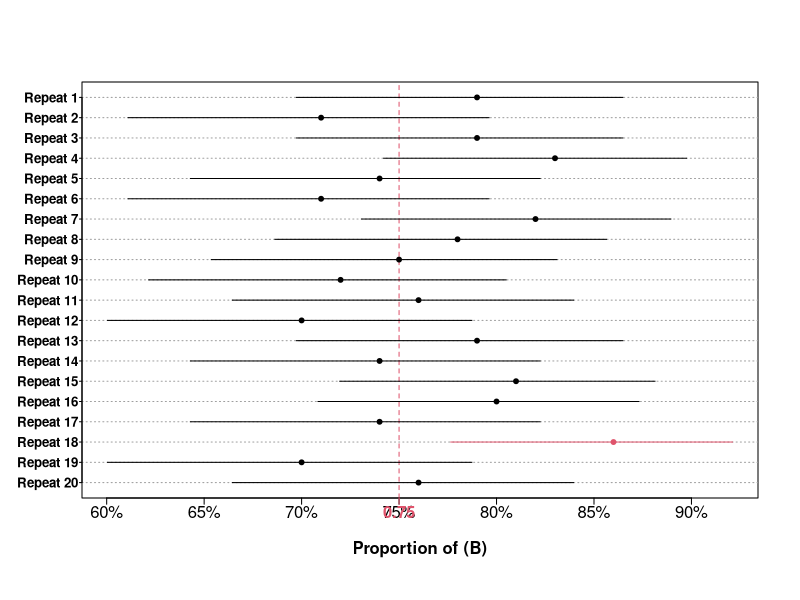

R code for this plot:
CI.bi = function(n, p, n.sim, ylabel = FALSE){
  
  fun = function(){
    x = rbinom(1, n, p)
   pe = x/n
   CI = binom.test(x, n, p)[[4]]
   c(CI[1], CI[2], pe)
  }
  
    sim = t(replicate(n.sim, fun()))
capture = sim[ ,1] <= p & p <= sim[ ,2]
  
  original.par = par(no.readonly = TRUE) ; on.exit(par(original.par))
  par(mgp = c(2, .2, 0), tck = -.015)
  plot(sim[, 1:2], rep(1:n.sim, 2), ty = "n", ylab = NA, yaxt = "n", xaxt = "n", xlab = "Proportion of (B)", font.lab = 2)
  
  abline(h = 1:n.sim, col = 8, lty = 3)
  abline(v = p, lty = 2, col = 2)
  segments(sim[ ,1], 1:n.sim, sim[ ,2], 1:n.sim, lend = 1, col = ifelse(capture, 1, 2))
  axis(1, at = axTicks(1), labels = paste0(axTicks(1)*1e2, "%"))
  axis(1, at = p, col.axis = 2, col = 2, font = 2)
  if(ylabel) axis(2, at = 1:n.sim, labels = paste0("Repeat ", rev(1:n.sim)), font = 2, las = 1, cex.axis = .8, tck = -.006)
  points(sim[, 3], 1:n.sim, pch = 19, col = ifelse(capture, 1, 2), cex = ifelse(n.sim > 50, .6, .65))
  
  cat("Coverage =", mean(capture)*1e2, "%", "\n", "Long-run proportion =", mean(sim[, 3])*1e2, "%")
}
# Example of use:
CI.bi(n = 100, p = .75, n.sim = 20, ylabel = TRUE)
